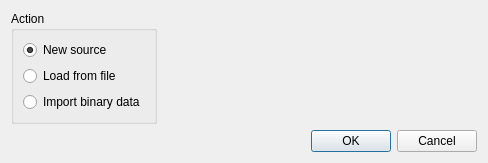
<?xml version="1.0" encoding="UTF-8"?>
<ui version="4.0">
 <class>SourceSelectDialog</class>
 <widget class="QDialog" name="SourceSelectDialog">
  <property name="geometry">
   <rect>
    <x>0</x>
    <y>0</y>
    <width>488</width>
    <height>159</height>
   </rect>
  </property>
  <property name="windowTitle">
   <string>Select source</string>
  </property>
  <layout class="QVBoxLayout" name="verticalLayout_3">
   <item>
    <layout class="QHBoxLayout" name="horizontalLayout_3">
     <item>
      <widget class="QGroupBox" name="groupBox">
       <property name="title">
        <string>Action</string>
       </property>
       <layout class="QVBoxLayout" name="verticalLayout">
        <item>
         <widget class="QRadioButton" name="newRadio">
          <property name="text">
           <string>New source</string>
          </property>
          <property name="checked">
           <bool>true</bool>
          </property>
         </widget>
        </item>
        <item>
         <widget class="QRadioButton" name="loadRadio">
          <property name="text">
           <string>Load from file</string>
          </property>
         </widget>
        </item>
        <item>
         <widget class="QRadioButton" name="binRadio">
          <property name="text">
           <string>Import binary data</string>
          </property>
         </widget>
        </item>
        <item>
         <spacer name="verticalSpacer_2">
          <property name="orientation">
           <enum>Qt::Vertical</enum>
          </property>
          <property name="sizeHint" stdset="0">
           <size>
            <width>20</width>
            <height>40</height>
           </size>
          </property>
         </spacer>
        </item>
       </layout>
      </widget>
     </item>
     <item>
      <widget class="QStackedWidget" name="stack">
       <property name="currentIndex">
        <number>0</number>
       </property>
       <widget class="QWidget" name="page"/>
       <widget class="QWidget" name="page_2">
        <layout class="QVBoxLayout" name="verticalLayout_2">
         <item>
          <spacer name="verticalSpacer_3">
           <property name="orientation">
            <enum>Qt::Vertical</enum>
           </property>
           <property name="sizeHint" stdset="0">
            <size>
             <width>20</width>
             <height>0</height>
            </size>
           </property>
          </spacer>
         </item>
         <item>
          <layout class="QHBoxLayout" name="horizontalLayout_2">
           <item>
            <widget class="QCheckBox" name="structBox">
             <property name="enabled">
              <bool>false</bool>
             </property>
             <property name="text">
              <string>Packet structure</string>
             </property>
             <property name="checked">
              <bool>true</bool>
             </property>
            </widget>
           </item>
           <item>
            <widget class="QCheckBox" name="dataBox">
             <property name="enabled">
              <bool>true</bool>
             </property>
             <property name="text">
              <string>Data</string>
             </property>
             <property name="checked">
              <bool>true</bool>
             </property>
            </widget>
           </item>
           <item>
            <widget class="QCheckBox" name="widgetBox">
             <property name="enabled">
              <bool>true</bool>
             </property>
             <property name="text">
              <string>Widgets</string>
             </property>
             <property name="checked">
              <bool>true</bool>
             </property>
            </widget>
           </item>
          </layout>
         </item>
         <item>
          <layout class="QHBoxLayout" name="horizontalLayout" stretch="0,0">
           <item>
            <widget class="QLineEdit" name="fileEdit">
             <property name="enabled">
              <bool>true</bool>
             </property>
            </widget>
           </item>
           <item>
            <widget class="QPushButton" name="loadBrowse">
             <property name="enabled">
              <bool>true</bool>
             </property>
             <property name="text">
              <string>Browse</string>
             </property>
             <property name="autoDefault">
              <bool>false</bool>
             </property>
            </widget>
           </item>
          </layout>
         </item>
         <item>
          <spacer name="verticalSpacer">
           <property name="orientation">
            <enum>Qt::Vertical</enum>
           </property>
           <property name="sizeHint" stdset="0">
            <size>
             <width>20</width>
             <height>0</height>
            </size>
           </property>
          </spacer>
         </item>
        </layout>
       </widget>
       <widget class="QWidget" name="page_3">
        <layout class="QVBoxLayout" name="verticalLayout_4">
         <item>
          <layout class="QHBoxLayout" name="horizontalLayout_5">
           <item>
            <widget class="QLineEdit" name="importEdit"/>
           </item>
           <item>
            <widget class="QPushButton" name="importBrowse">
             <property name="text">
              <string>Browse</string>
             </property>
            </widget>
           </item>
          </layout>
         </item>
        </layout>
       </widget>
      </widget>
     </item>
    </layout>
   </item>
   <item>
    <layout class="QHBoxLayout" name="horizontalLayout_4">
     <item>
      <spacer name="horizontalSpacer">
       <property name="orientation">
        <enum>Qt::Horizontal</enum>
       </property>
       <property name="sizeHint" stdset="0">
        <size>
         <width>40</width>
         <height>20</height>
        </size>
       </property>
      </spacer>
     </item>
     <item>
      <widget class="QDialogButtonBox" name="btnBox">
       <property name="sizePolicy">
        <sizepolicy hsizetype="Fixed" vsizetype="Fixed">
         <horstretch>0</horstretch>
         <verstretch>0</verstretch>
        </sizepolicy>
       </property>
       <property name="standardButtons">
        <set>QDialogButtonBox::Cancel|QDialogButtonBox::Ok</set>
       </property>
      </widget>
     </item>
    </layout>
   </item>
  </layout>
 </widget>
 <resources/>
 <connections>
  <connection>
   <sender>btnBox</sender>
   <signal>accepted()</signal>
   <receiver>SourceSelectDialog</receiver>
   <slot>accept()</slot>
   <hints>
    <hint type="sourcelabel">
     <x>397</x>
     <y>133</y>
    </hint>
    <hint type="destinationlabel">
     <x>243</x>
     <y>78</y>
    </hint>
   </hints>
  </connection>
  <connection>
   <sender>btnBox</sender>
   <signal>rejected()</signal>
   <receiver>SourceSelectDialog</receiver>
   <slot>reject()</slot>
   <hints>
    <hint type="sourcelabel">
     <x>397</x>
     <y>133</y>
    </hint>
    <hint type="destinationlabel">
     <x>243</x>
     <y>78</y>
    </hint>
   </hints>
  </connection>
 </connections>
</ui>
